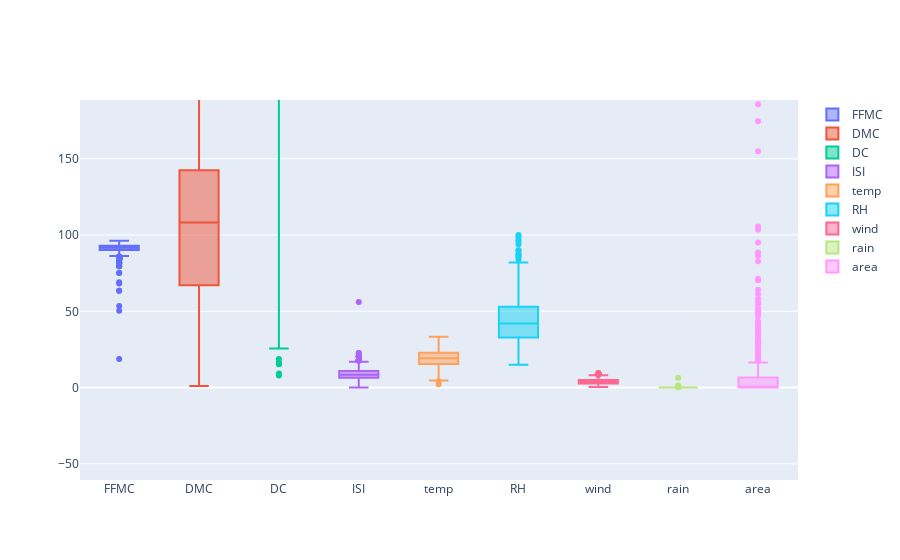

Notebook code for this chart:
### Markdown cell above
# Plotting Variance and Uniformization

### Code cell
fig = go.Figure()

for attrib in attrib_list:
    fig.add_trace(go.Box(y=a.columns(attrib),name=attrib))

fig.show()

### Figure 1 — Plotly figure (JSON) as saved in the notebook; plotly's stock layout.template omitted (floating-point values rounded to 4 significant figures; data arrays with more than 128 entries replaced by an {"elided": "..."} marker saying what was removed)
{"data": [{"name": "FFMC", "type": "box", "y": {"elided": "517 float values"}}, {"name": "DMC", "type": "box", "y": {"elided": "517 float values"}}, {"name": "DC", "type": "box", "y": {"elided": "517 float values"}}, {"name": "ISI", "type": "box", "y": {"elided": "517 float values"}}, {"name": "temp", "type": "box", "y": {"elided": "517 float values"}}, {"name": "RH", "type": "box", "y": {"elided": "517 int values"}}, {"name": "wind", "type": "box", "y": {"elided": "517 float values"}}, {"name": "rain", "type": "box", "y": {"elided": "517 float values"}}, {"name": "area", "type": "box", "y": {"elided": "517 float values"}}], "layout": {"autosize": true, "dragmode": "zoom", "xaxis": {"autorange": false, "range": [-0.4907, 8.5], "showspikes": false, "type": "category"}, "yaxis": {"autorange": false, "range": [-60.6, 188.5], "showspikes": false, "type": "linear"}}}
